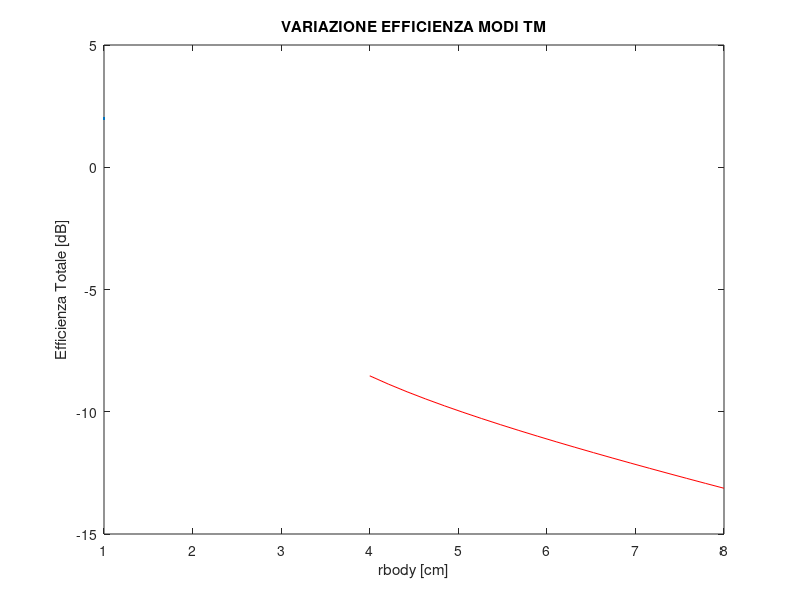

Source code (MATLAB):
%% Costani fisiche
clear all

f0 = 0.9e9;
u0 = 4*pi*10^-7;
eps0=8.854e-12;
Zair=377;
%% Proprietà sistema 
%% Vescica
bladder_conductivity = 0.38308;
epsr_bladder = 18.936;
eps_bladder = epsr_bladder*eps0 - (1i*bladder_conductivity)/(2*pi*f0);
rbody = linspace(0.5e-2,2e-2,20);
d = rbody;
rimpl = 0.5e-2;
Gain = 2.15;
eta_total = zeros(1,20);
%% Grasso
fat_conductivity = 0.051043;
epsr_fat = 5.462;
eps_fat = epsr_fat*eps0 - (1i*fat_conductivity)/(2*pi*f0);

%rbody2 = 6e-2;
rbody2=linspace(4e-2,8e-2,20);
d2=rbody2;
rimpl2 =0.5e-2;

%% Caso solo Grasso
for i=1:length(d2)
%% near-field TE
num= u0*abs(eps_fat)*2*pi*f0 - 2*sqrt(u0)*imag(sqrt(eps_fat))*d2(i)^-1;
den =u0*abs(eps_fat)*2*pi*f0 - 2*sqrt(u0)*imag(sqrt(eps_fat))*rimpl^-1;

near_field_TE =num/den;

%% near-field TM
num1 = (u0^1.5)*real(sqrt(eps_fat))*(2*pi*f0)^3 + imag(eps_fat^-1)*d2(i)^-3;
den1 = (u0^1.5)*real(sqrt(eps_fat))*(2*pi*f0)^3 + imag(eps_fat^-1)*rimpl^-3;
near_field_TM = num1/den1;

%% propagation TE/TM

propagation = exp(2*sqrt(u0)*imag(sqrt(eps_fat))*2*pi*f0*(d2(i)-rimpl));

%% Reflection TE

num2 = (u0^1.5)*sqrt(eps0*epsr_fat)*(2*pi*f0)^2*rbody2(i)^2 - 1i*u0*2*pi*f0*rbody2(i);
den2 = u0*eps0*epsr_fat*(2*pi*f0)^2*rbody2(i)^2 - 1i*sqrt(u0*eps0*epsr_fat)*2*pi*f0*rbody2(i) - 1;

Zm_TE = num2/den2;

%Zm_TE = sqrt(u0/(eps0*epsr_fat));

T_TE = (2*Zair)/(Zair+Zm_TE);

reflection_TE = (real(abs((T_TE)^2)/Zair)/(real(1/Zm_TE)));

%% Reflection TM

num3 = (u0^1.5)*sqrt(eps0*epsr_fat)*(2*pi*f0)^2*rbody2(i)^2 - 1i*u0*2*pi*f0*rbody2(i) - sqrt((u0)/(eps0*epsr_fat));
den3 = u0*eps0*epsr_fat*(2*pi*f0)^2*rbody2(i)^2 - 1i*sqrt(u0*eps0*epsr_fat)*2*pi*f0*rbody2(i);

Zm_TM = num3/den3;

%Zm_TM = sqrt(u0/(eps0*epsr_fat));

T_TM = (2*Zair)/(Zair+Zm_TM);

reflection_TM = (real(abs((T_TM)^2)/Zair))/(real(1/Zm_TM));

%% Efficienza totale (scegliere tra TE e TM)

eta_total(i) = near_field_TE*propagation*reflection_TE;

end 
figure()
plot(rbody2*100,(10*log(eta_total)),color='r',LineWidth=2)
title('VARIAZIONE EFFICIENZA MODI TM')
ylabel('Efficienza Totale [dB]')
xlabel('rbody [cm]')
%% Caso Vescica+Grasso

%eta_bladder_fat = zeros(1,20);

%for i=1:length(d)
%% near-field TE
%num= u0*abs(eps_bladder)*2*pi*f0 - 2*sqrt(u0)*imag(sqrt(eps_bladder))*d(i)^-1;
%den =u0*abs(eps_bladder)*2*pi*f0 - 2*sqrt(u0)*imag(sqrt(eps_bladder))*rimpl^-1;

%near_field_TE_2 =num/den;

%% near-field TM
%num1 = (u0^1.5)*real(sqrt(eps_bladder))*(2*pi*f0)^3 + imag(eps_bladder^-1)*d(i)^-3;
%den1 = (u0^1.5)*real(sqrt(eps_bladder))*(2*pi*f0)^3 + imag(eps_bladder^-1)*rimpl^-3;
%near_field_TM_2 = num1/den1;

%% propagation TE/TM

%propagation = exp(2*sqrt(u0)*imag(sqrt(eps_bladder))*2*pi*f0*(d(i)-rimpl));

%% Riflessione Vescica/grasso SOLO TE

%Zm_fat = Zm_TE;

%num5 = (u0^1.5)*sqrt(eps0*epsr_bladder)*(2*pi*f0)^2*rbody(i)^2 - 1i*u0*2*pi*f0*rbody(i);
%den5 = u0*eps0*epsr_bladder*(2*pi*f0)^2*rbody(i)^2 - 1i*sqrt(u0*eps0*epsr_bladder)*2*pi*f0*rbody(i) - 1;

%Zm_bladder = num5/den5;



%T_bladder_fat = (2*Zm_fat)/(Zm_fat+Zm_bladder);

%reflection_bladder_fat = (real(abs((T_bladder_fat)^2)/Zm_fat))/(real(1/Zm_bladder));

%eta_bladder_fat(i) = near_field_TE_2*propagation*reflection_bladder_fat;
%end

%figure()
%plot(rbody*100,(10*log(eta_bladder_fat)),color='r',LineWidth=2)
%title('VARIAZIONE EFFICIENZA MODI TE')
%ylabel('Efficienza Totale [dB]')
%xlabel('rbody [cm]')
